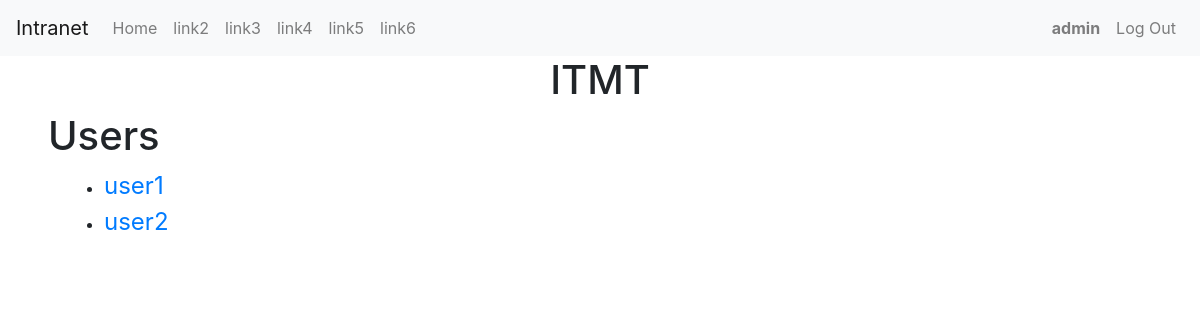
The page /users (signed in) on the database as committed earlier.
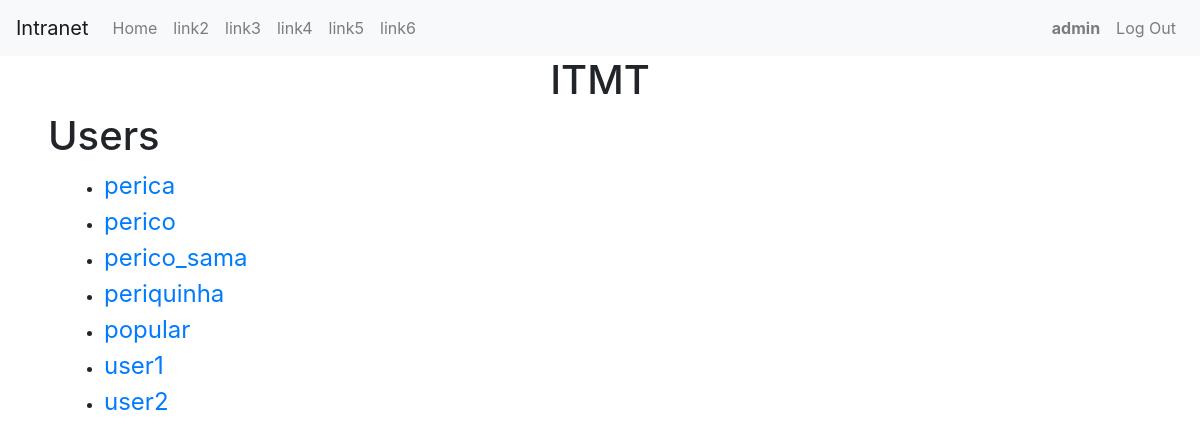
The same page on the database as committed later.
### capstone/models.py (models this page shows)
class User(AbstractUser):
    pass

### capstone/views.py (the view)
# urls.py: path("users", views.users, name="users"),
@login_required
def users(request):
    users = (
        User.objects.all()
        .exclude(is_superuser=True)
        .exclude(username="admin")
        .order_by("username")
    )
    return render(request, "capstone/users.html", {"users": users})

### capstone/templates/capstone/users.html (shortened to what this page needs)
{% extends "capstone/layout.html" %}
{% block body %}
 {% if user.is_authenticated %}
 {% if user.username == 'admin' %}
<div class="ml-5 mr-5">
  <h1>Users</h1>
  <ul class="ml-3">
    {% for user in users %}
    <li>
      <a class=' text-decoration-none fs-24' href="{% url 'user_profile' user %}">{{ user }}</a>
    </li>
    {% endfor %}
  </ul>
</div>
{% endif %}
{% endif %}
{% endblock %}

Rows that differ between the two databases and show on the page:
added User: username "perica"
added User: username "perico"
added User: username "perico_sama"
added User: username "periquinha"
added User: username "popular"
